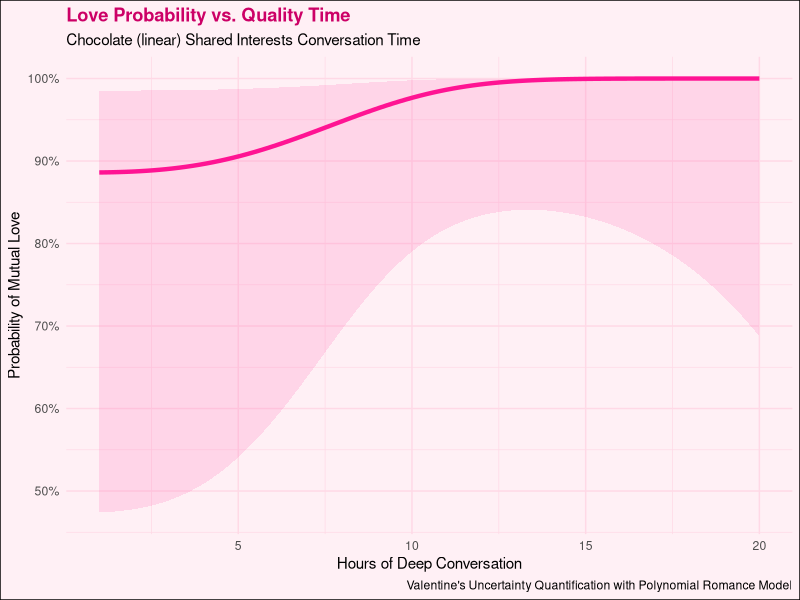

Write the R code that produced this figure.
# Cupid's Polynomial Romance Predictor
library(ggplot2)

set.seed(2023) # For consistent love results

# Generate synthetic dating data
valentine_data <- data.frame(
  chocolate = rbinom(100, 5, 0.6),        # Chocolates given (0-5)
  shared_interests = runif(100, 0, 10),   # Compatibility score (0-10)
  conversation_time = runif(100, 1, 20)   # Hours spent talking
)

# Create love outcomes using modified equation
valentine_data$loves_me <- rbinom(100, 1, plogis(
  -2 + 0.7*valentine_data$chocolate +
    0.1*(valentine_data$shared_interests^2) + 
    0.004*(valentine_data$conversation_time^3)
))

# Build love prediction model with polynomial terms
love_model <- glm(loves_me ~ chocolate + 
                    I(shared_interests^2) + 
                    I(conversation_time^3),
                  data = valentine_data,
                  family = binomial())

# Create prediction dataset
test_data <- data.frame(
  conversation_time = seq(1, 20, length.out = 100),
  chocolate = median(valentine_data$chocolate),
  shared_interests = median(valentine_data$shared_interests)
)

# Generate predictions
pred <- predict(love_model, test_data, se.fit = TRUE)
test_data$prob <- plogis(pred$fit)
test_data$lower <- plogis(pred$fit - 1.96*pred$se.fit)
test_data$upper <- plogis(pred$fit + 1.96*pred$se.fit)

# Create Valentine's plot
ggplot(test_data, aes(conversation_time, prob)) +
  geom_ribbon(aes(ymin = lower, ymax = upper), 
              fill = "#FF69B4", alpha = 0.2) +
  geom_line(color = "#FF1493", linewidth = 1.5) +
  labs(
    title = "Love Probability vs. Quality Time",
    subtitle = "Chocolate (linear) Shared Interests Conversation Time",
    x = "Hours of Deep Conversation", 
    y = "Probability of Mutual Love",
    caption = "Valentine's Uncertainty Quantification with Polynomial Romance Model"
  ) +
  scale_y_continuous(labels = scales::percent) +
  theme_minimal() +
  theme(
    plot.background = element_rect(fill = "#FFF0F5"),
    plot.title = element_text(color = "#CC0066", face = "bold"),
    panel.grid = element_line(color = "#FFD9E6")
  )
